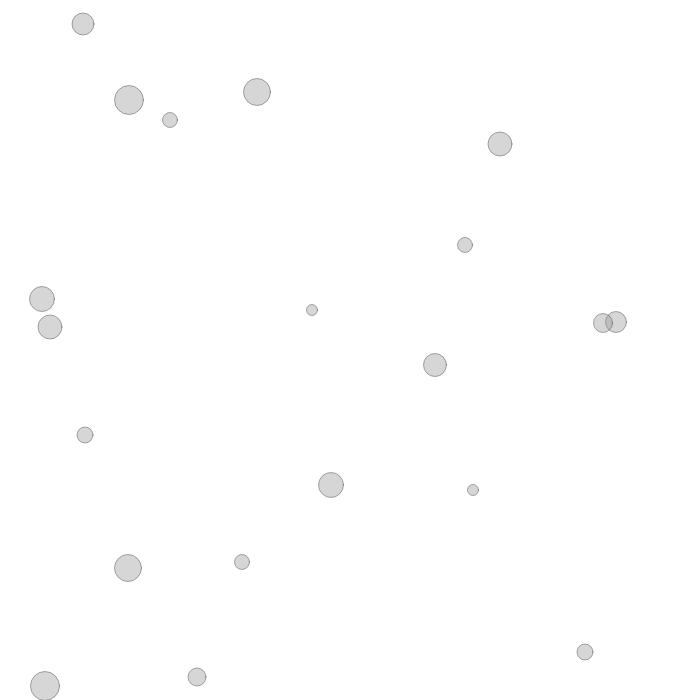
Frame 1 (no input)
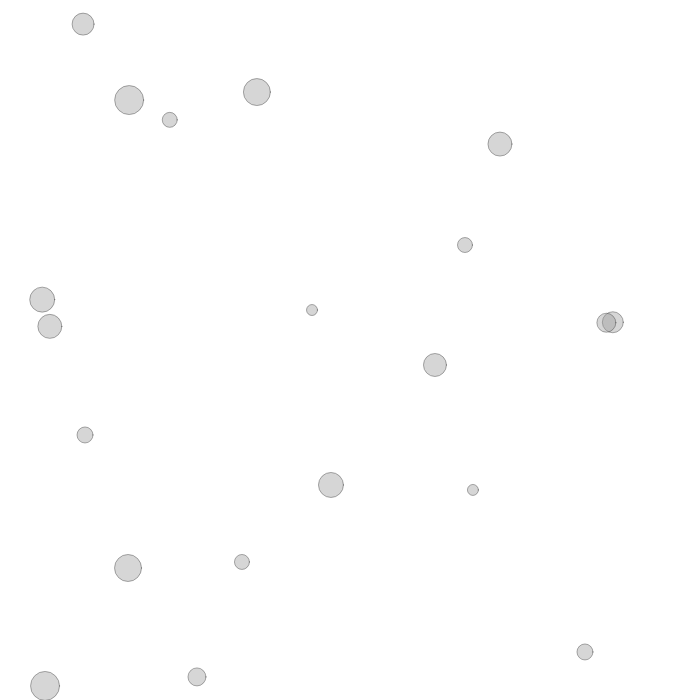
Frame 60 (no input)
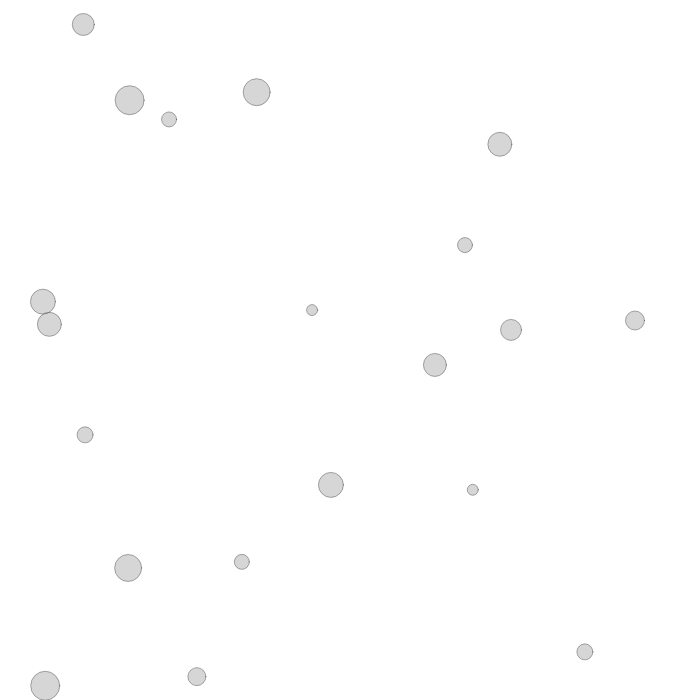
Frame 120 (the mouse pressed at the canvas centre since frame 60)

The p5.js sketch that drew these frames (run headless with seeded random() and noise() and a simulated clock; from frame 60 on, the mouse is pressed at the canvas centre):

// p5.js sketch
// ── sketch.js
let particles = [];
let numParticles = 20;
let b = 0;

let width = 700;
let height = 700;

function setup() {
  
  createCanvas(700, 700);

  print(width, height)
  
  for (let i = 0; i < numParticles; i++) {
    let x = floor(random() * width);
    let y = floor(random() * height);
    let r = 10 + floor(random() * 20);
    
    particles[i] = new Particle(x, y, r, r/4);
  }

  background(255);
}

function draw() {
  background(255);
  
  stroke(50, 100);
  fill(150, 100);
  for (let i = 0; i < numParticles; i++) {
    for (let j = 0; j < numParticles; j++) {
      if (i != j) {
        // particles[j].collide(particles[i]);
        particles[j].addGrav(particles[i]);
      }
    }
    particles[i].update();
    particles[i].display();
  }
}
// ── particle.js
let gravConst = 0.05;

class Particle {
    constructor(x, y, rad, mass) {
        this.pos = createVector(x, y);
        this.vel = createVector(0, 0);
        this.acc = createVector(0, 0);
        this.rad = rad;
        this.mass = mass;
    }

    addGrav(other) {
        let r = p5.Vector.sub(this.pos, other.pos);
        if (r < this.rad + other.rad) {
            return;
        }
        let force = gravConst * this.mass * other.mass / r.magSq();
        // print(force)
        r.normalize();
        r.mult(force);
        other.addForce(r);
    }

    collide(other) {
        let d = this.pos.dist(other.pos);
        if(d <= this.rad + other.rad) {
            let first_half = p5.Vector.mult(this.vel, this.mass - other.mass);
            let second_half = p5.Vector.mult(other.vel, 2*other.mass);

            this.vel = p5.Vector.add(first_half, second_half);
            this.vel.div(this.mass + other.mass);
        }
    }

    addForce(force) {
        let acc = force.copy();
        acc.div(this.mass);
        this.acc.add(acc);
    }

    update() {
        this.vel.add(this.acc);
        this.pos.add(this.vel);
        this.acc.mult(0);

        this.vel.limit(10);

        if (this.pos.x > width) {
            this.vel.x *= -1;
            this.pos.x = width;
        } else if (this.pos.x < 0) {
            this.vel.x *= -1;
            this.pos.x = 0;
        }
        if (this.pos.y > height) {
            this.vel.y *= -1;
            this.pos.y = height;
        } else if (this.pos.y < 0) {
            this.vel.y *= -1;
            this.pos.y = 0;
        }


    }

    display() {
        ellipse(this.pos.x, this.pos.y, this.rad, this.rad);
    }

}
